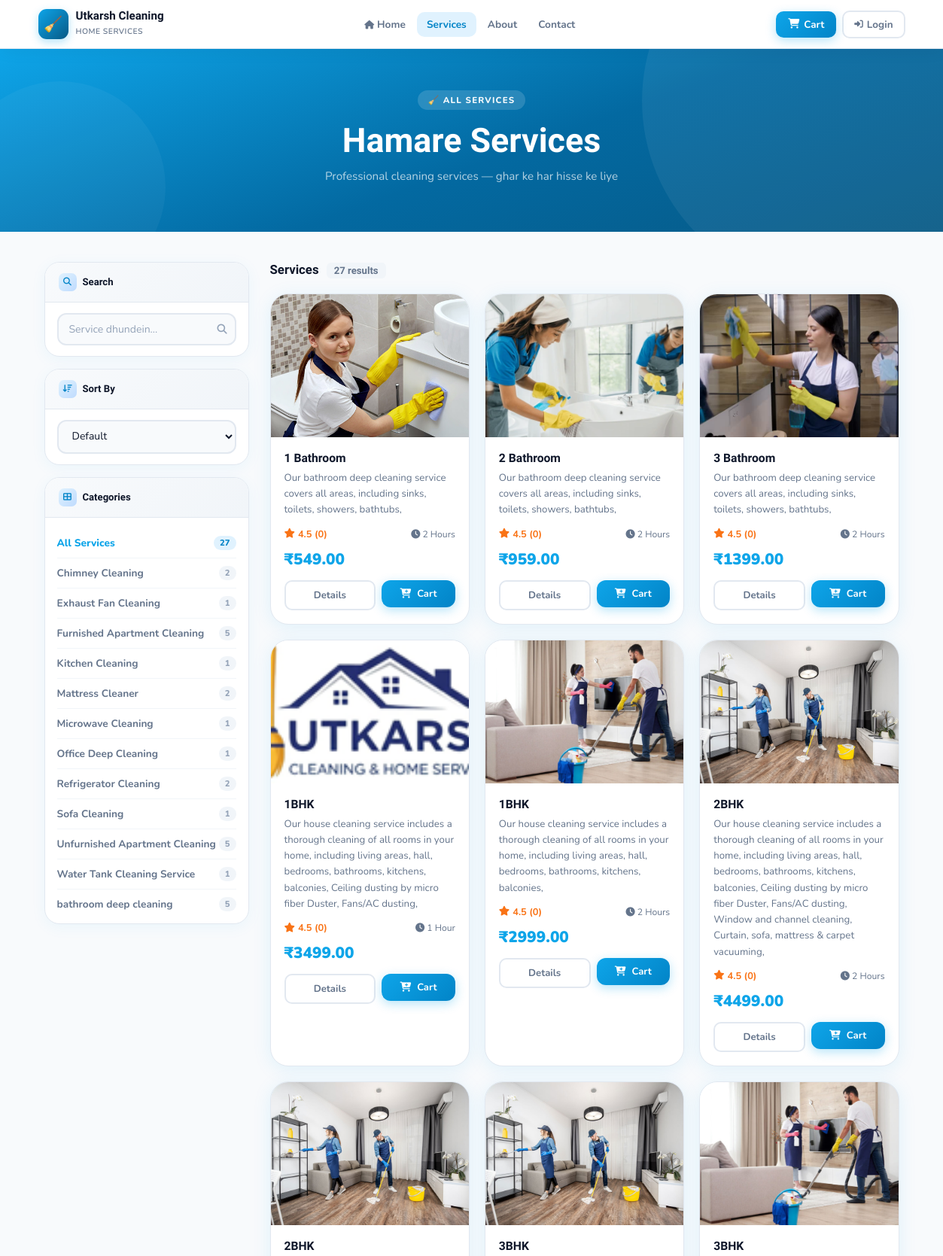
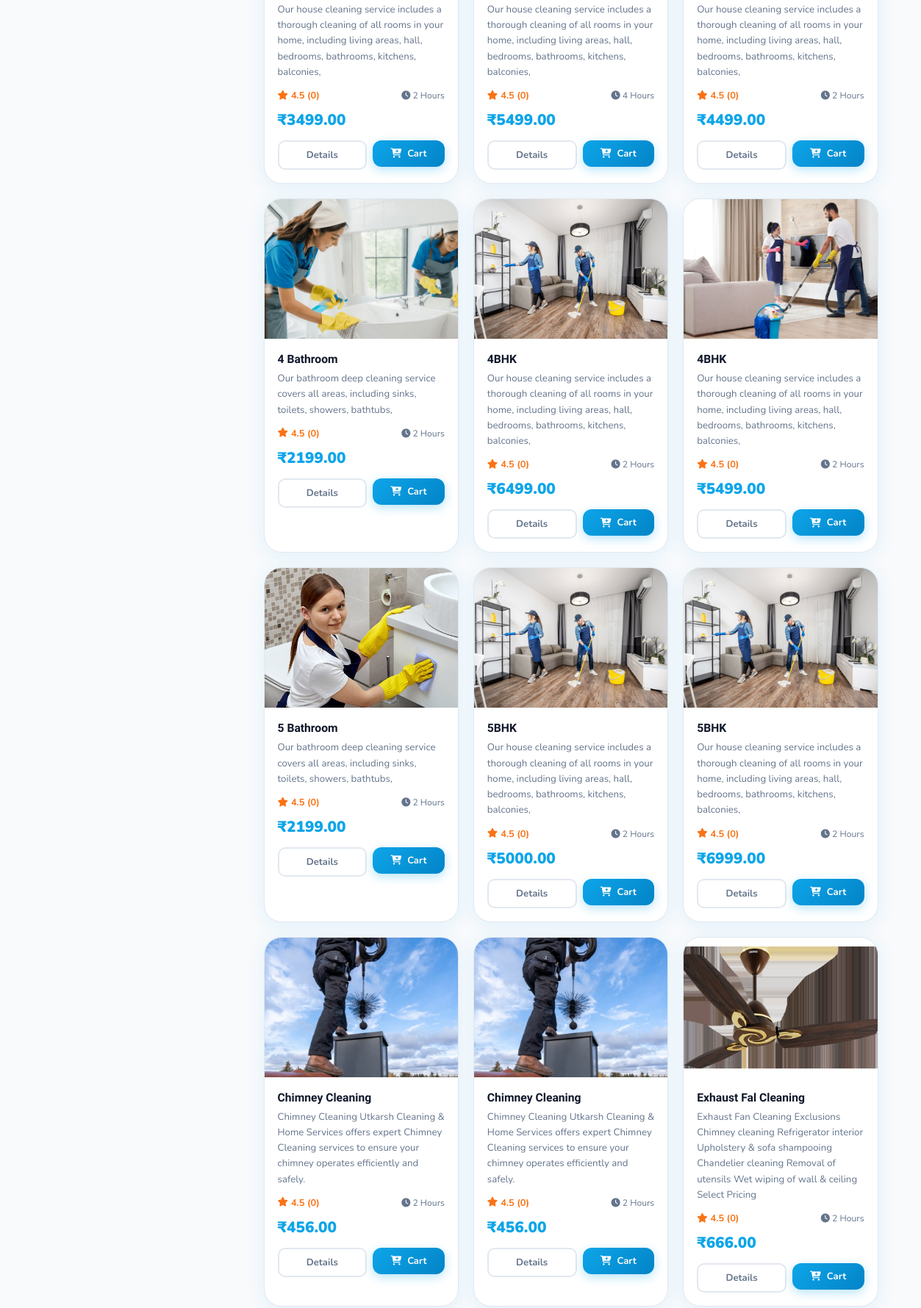
Page /services/ (upper part) on the committed database (2 pictures, top to bottom).
### cleaning_app/models.py (models this page shows, shortened)
class Category(models.Model):
    name = models.CharField(max_length=100)
    slug = models.SlugField(unique=True)
    icon = models.CharField(max_length=50, default='fas fa-broom')
    description = models.TextField(blank=True)
    image = models.ImageField(upload_to='categories/', blank=True, null=True)
    is_active = models.BooleanField(default=True)
    created_at = models.DateTimeField(auto_now_add=True)
    class Meta:
        verbose_name_plural = 'Categories'
        ordering = ['name']

class Service(models.Model):
    DURATION_CHOICES = [
        ('1', '1 Hour'),
        ('2', '2 Hours'),
        ('3', '3 Hours'),
        ('4', '4 Hours'),
        ('half_day', 'Half Day'),
        ('full_day', 'Full Day'),
    ]
    category = models.ForeignKey(Category, on_delete=models.CASCADE, related_name='services')
    name = models.CharField(max_length=200)
    slug = models.SlugField(unique=True)
    short_description = models.CharField(max_length=300)
    description = models.TextField()
    price = models.DecimalField(max_digits=10, decimal_places=2)
    discounted_price = models.DecimalField(max_digits=10, decimal_places=2, blank=True, null=True)
    duration = models.CharField(max_length=20, choices=DURATION_CHOICES, default='2')
    image = models.ImageField(upload_to='services/', blank=True, null=True)
    is_featured = models.BooleanField(default=False)
    is_active = models.BooleanField(default=True)
    rating = models.DecimalField(max_digits=3, decimal_places=1, default=4.5)
    review_count = models.IntegerField(default=0)
    includes = models.TextField(blank=True, help_text='Comma separated list of what is included')
    created_at = models.DateTimeField(auto_now_add=True)
    updated_at = models.DateTimeField(auto_now=True)
    class Meta:
        ordering = ['-is_featured', 'name']
    def get_discount_percentage(self):
        if self.discounted_price:
            discount = ((self.price - self.discounted_price) / self.price) * 100
            return int(discount)
        return 0
    def get_final_price(self):
        return self.discounted_price if self.discounted_price else self.price

### cleaning_app/views.py (the view)
# urls.py: path('services/', views.services_list, name='services'),
def services_list(request):
    services = Service.objects.filter(is_active=True)
    categories = Category.objects.filter(is_active=True)
    category_slug = request.GET.get('category')
    search_query = request.GET.get('q')
    sort_by = request.GET.get('sort', 'default')
    if category_slug:
        services = services.filter(category__slug=category_slug)
    if search_query:
        services = services.filter(
            Q(name__icontains=search_query) |
            Q(description__icontains=search_query)
        )
    if sort_by == 'price_low':
        services = services.order_by('price')
    elif sort_by == 'price_high':
        services = services.order_by('-price')
    elif sort_by == 'rating':
        services = services.order_by('-rating')
    context = {
        'services': services,
        'categories': categories,
        'selected_category': category_slug,
        'search_query': search_query,
        'sort_by': sort_by,
    }
    return render(request, 'cleaning_app/services.html', context)

### cleaning_app/context_processors.py (called while the page is built)
def cart_count(request):
    count = 0
    try:
        if request.user.is_authenticated:
            cart = Cart.objects.get(user=request.user)
        else:
            session_key = request.session.session_key
            if session_key:
                cart = Cart.objects.get(session_key=session_key)
            else:
                cart = None
        if cart:
            count = cart.get_item_count()
    except Cart.DoesNotExist:
        pass
    return {'cart_count': count}

### cleaning_app/templates/cleaning_app/services.html (shortened to what this page needs)
{% extends 'cleaning_app/base.html' %}
{% block content %}
<div class="services-hero">
  <div class="services-hero-inner">
    <div class="tag">🧹 All Services</div>
    <h1>Hamare Services</h1>
    <p>Professional cleaning services — ghar ke har hisse ke liye</p>
  </div>
</div>
<div class="services-page">
  <aside class="sidebar" id="sidebarEl">
    <div class="filter-card">
      <div class="filter-card-header">
        <div class="f-icon"><i class="fas fa-search"></i></div>
        Search
      </div>
      <div class="filter-card-body">
        <form method="get" class="search-wrap">
          <input type="text" name="q" value="{{ search_query|default:'' }}" placeholder="Service dhundein...">
          <button type="submit"><i class="fas fa-search"></i></button>
        </form>
      </div>
    </div>
    <div class="filter-card">
      <div class="filter-card-header">
        <div class="f-icon"><i class="fas fa-sort-amount-down"></i></div>
        Sort By
      </div>
      <div class="filter-card-body">
        <form method="get">
          <select name="sort" class="sort-select" onchange="this.form.submit()">
            <option value="default"    {% if sort_by == 'default'    %}selected{% endif %}>Default</option>
          </select>
        </form>
      </div>
    </div>
    <div class="filter-card">
      <div class="filter-card-header">
        <div class="f-icon"><i class="fas fa-th-large"></i></div>
        Categories
      </div>
      <div class="filter-card-body" style="padding-bottom:6px">
        <ul class="cat-list">
          <li>
            <a href="{% url 'services' %}" class="{% if not selected_category %}active{% endif %}">
              All Services
              <span class="cat-count">{{ services.count }}</span>
            </a>
          </li>
          {% for cat in categories %}
          <li>
            <a href="?category={{ cat.slug }}" class="{% if selected_category == cat.slug %}active{% endif %}">
              {{ cat.name }}
              <span class="cat-count">{{ cat.services.count }}</span>
            </a>
          </li>
          {% endfor %}
        </ul>
      </div>
    </div>
  </aside>
  <div>
    <div class="results-header">
      <h2>
        Services
        <span>{{ services.count }} results</span>
      </h2>
    </div>
    <div class="services-grid">
      {% for service in services %}
      <div class="service-card">
        <div class="service-card-img">
          {% if service.image %}
          <img src="{{ service.image.url }}" alt="{{ service.name }}">
          {% else %}
          <div class="placeholder-icon">🧹</div>
          {% endif %}
        </div>
        <div class="service-card-body">
          <h3>{{ service.name }}</h3>
          <p>{{ service.short_description }}</p>
          <div class="service-meta">
            <div class="service-rating">
              <i class="fas fa-star"></i> {{ service.rating }} ({{ service.review_count }})
            </div>
            <div class="service-duration">
              <i class="fas fa-clock"></i> {{ service.get_duration_display }}
            </div>
          </div>
          <div class="service-price">
            <span class="price-current">₹{{ service.get_final_price }}</span>
          </div>
          <div class="service-actions">
            <a href="{% url 'service_detail' service.slug %}" class="btn-outline">Details</a>
            <form method="post" action="{% url 'add_to_cart' service.id %}" style="flex:1">
              <button type="submit" class="btn-primary" style="width:100%;justify-content:center;font-size:0.82rem;padding:9px 10px;">
                <i class="fas fa-cart-plus"></i> Cart
              </button>
            </form>
          </div>
        </div>
      </div>
      {% endfor %}
    </div>
  </div>
</div>
{% endblock %}

### cleaning_app/templates/cleaning_app/base.html (style rules this page uses)
:root { --primary: #0ea5e9; --primary-dark: #0284c7; --primary-deeper: #075985; --primary-light: #e0f2fe; --secondary: #10b981; --accent: #f97316; --dark: #0f172a; --dark-2: #1e293b; --gray: #64748b; --light-gray: #f1f5f9; --border: #e2e8f0; --white: #ffffff; --light: #f8fafc; --shadow: 0 4px 24px rgba(14,165,233,0.10); --shadow-lg: 0 20px 60px rgba(15,23,42,0.12); --radius: 16px; --radius-lg: 24px; --nav-h: 64px; }
*, *::before, *::after { margin:0; padding:0; box-sizing:border-box; }
html { scroll-behavior:smooth; }
body { font-family:'Nunito',sans-serif; background:var(--light); color:var(--dark); -webkit-font-smoothing:antialiased; overflow-x:hidden; }
a { text-decoration:none; color:inherit; }
img { max-width:100%; display:block; }
.btn-outline { border:2px solid var(--border); color:var(--gray); border-radius:10px; padding:7px 14px; font-weight:700; font-size:0.84rem; transition:all 0.2s; background:transparent; cursor:pointer; font-family:'Nunito',sans-serif; white-space:nowrap; display:inline-flex; align-items:center; gap:5px; }
.btn-primary { background:linear-gradient(135deg,var(--primary),var(--primary-dark)); color:white; border:none; border-radius:12px; padding:12px 24px; font-size:0.92rem; font-weight:700; cursor:pointer; transition:all 0.2s; display:inline-flex; align-items:center; gap:8px; font-family:'Nunito',sans-serif; box-shadow:0 4px 14px rgba(14,165,233,0.3); }
.service-card { background:white; border-radius:var(--radius-lg); overflow:hidden; box-shadow:var(--shadow); transition:all 0.3s; border:1.5px solid var(--border); }
.service-card-img { height:190px; background:linear-gradient(135deg,var(--primary-light),#bfdbfe); display:flex; align-items:center; justify-content:center; position:relative; overflow:hidden; }
.service-card-img img { width:100%; height:100%; object-fit:cover; }
.service-card-body { padding:18px; }
.service-card-body h3 { font-family:'Sora',sans-serif; font-size:0.98rem; font-weight:700; margin-bottom:7px; }
.service-card-body p { color:var(--gray); font-size:0.83rem; margin-bottom:12px; line-height:1.6; }
.service-meta { display:flex; align-items:center; justify-content:space-between; margin-bottom:10px; }
.service-rating { display:flex; align-items:center; gap:4px; color:var(--accent); font-size:0.8rem; font-weight:700; }
.service-duration { color:var(--gray); font-size:0.76rem; }
.service-price { display:flex; align-items:center; gap:8px; margin-bottom:14px; flex-wrap:wrap; }
.price-current { font-size:1.3rem; font-weight:900; color:var(--primary); }
.service-actions { display:flex; gap:8px; }
.service-actions .btn-primary, .service-actions .btn-outline { flex:1; justify-content:center; font-size:0.82rem; padding:9px 10px; }

### rows in the picture
Category: name "Chimney Cleaning", services.count "2"
Category: name "Exhaust Fan Cleaning", services.count "1"
Category: name "Furnished Apartment Cleaning", services.count "5"
Category: name "Kitchen Cleaning", services.count "1"
Category: name "Mattress Cleaner", services.count "2"
Category: name "Microwave Cleaning", services.count "1"
Category: name "Office Deep Cleaning", services.count "1"
Category: name "Refrigerator Cleaning", services.count "2"
Category: name "Sofa Cleaning", services.count "1"
Category: name "Unfurnished Apartment Cleaning", services.count "5"
Category: name "Water Tank Cleaning Service", services.count "1"
Category: name "bathroom deep cleaning", services.count "5"
Service: image (picture), name "1 Bathroom", short_description "Our bathroom deep cleaning service covers all areas, including sinks, toilets, showers, bathtubs,", rating "4.5", review_count "0", duration "2 Hours", get_final_price "549.00"
Service: image (picture), name "2 Bathroom", short_description "Our bathroom deep cleaning service covers all areas, including sinks, toilets, showers, bathtubs,", rating "4.5", review_count "0", duration "2 Hours", get_final_price "959.00"
Service: image (picture), name "3 Bathroom", short_description "Our bathroom deep cleaning service covers all areas, including sinks, toilets, showers, bathtubs,", rating "4.5", review_count "0", duration "2 Hours", get_final_price "1399.00"
Service: image (picture), name "1BHK", short_description "Our house cleaning service includes a thorough cleaning of all rooms in your home, including living areas, hall, bedrooms, bathrooms, kitchens, balconies, Ceiling dusting by micro fiber Duster, Fans/AC dusting,", rating "4.5", review_count "0", duration "1 Hour", get_final_price "3499.00"
Service: image (picture), name "1BHK", short_description "Our house cleaning service includes a thorough cleaning of all rooms in your home, including living areas, hall, bedrooms, bathrooms, kitchens, balconies,", rating "4.5", review_count "0", duration "2 Hours", get_final_price "2999.00"
Service: image (picture), name "2BHK", short_description "Our house cleaning service includes a thorough cleaning of all rooms in your home, including living areas, hall, bedrooms, bathrooms, kitchens, balconies, Ceiling dusting by micro fiber Duster, Fans/AC dusting, Window and channel cleaning, Curtain, sofa, mattress & carpet vacuuming,", rating "4.5", review_count "0", duration "2 Hours", get_final_price "4499.00"
Service: image (picture), name "2BHK", short_description "Our house cleaning service includes a thorough cleaning of all rooms in your home, including living areas, hall, bedrooms, bathrooms, kitchens, balconies,", rating "4.5", review_count "0", duration "2 Hours", get_final_price "3499.00"
Service: image (picture), name "3BHK", short_description "Our house cleaning service includes a thorough cleaning of all rooms in your home, including living areas, hall, bedrooms, bathrooms, kitchens, balconies,", rating "4.5", review_count "0", duration "4 Hours", get_final_price "5499.00"
Service: image (picture), name "3BHK", short_description "Our house cleaning service includes a thorough cleaning of all rooms in your home, including living areas, hall, bedrooms, bathrooms, kitchens, balconies,", rating "4.5", review_count "0", duration "2 Hours", get_final_price "4499.00"
Service: image (picture), name "4 Bathroom", short_description "Our bathroom deep cleaning service covers all areas, including sinks, toilets, showers, bathtubs,", rating "4.5", review_count "0", duration "2 Hours", get_final_price "2199.00"
Service: image (picture), name "4BHK", short_description "Our house cleaning service includes a thorough cleaning of all rooms in your home, including living areas, hall, bedrooms, bathrooms, kitchens, balconies,", rating "4.5", review_count "0", duration "2 Hours", get_final_price "6499.00"
Service: image (picture), name "4BHK", short_description "Our house cleaning service includes a thorough cleaning of all rooms in your home, including living areas, hall, bedrooms, bathrooms, kitchens, balconies,", rating "4.5", review_count "0", duration "2 Hours", get_final_price "5499.00"
Service: image (picture), name "5 Bathroom", short_description "Our bathroom deep cleaning service covers all areas, including sinks, toilets, showers, bathtubs,", rating "4.5", review_count "0", duration "2 Hours", get_final_price "2199.00"
Service: image (picture), name "5BHK", short_description "Our house cleaning service includes a thorough cleaning of all rooms in your home, including living areas, hall, bedrooms, bathrooms, kitchens, balconies,", rating "4.5", review_count "0", duration "2 Hours", get_final_price "5000.00"
Service: image (picture), name "5BHK", short_description "Our house cleaning service includes a thorough cleaning of all rooms in your home, including living areas, hall, bedrooms, bathrooms, kitchens, balconies,", rating "4.5", review_count "0", duration "2 Hours", get_final_price "6999.00"
Service: image (picture), name "Chimney Cleaning", short_description "Chimney Cleaning Utkarsh Cleaning & Home Services offers expert Chimney Cleaning services to ensure your chimney operates efficiently and safely.", rating "4.5", review_count "0", duration "2 Hours", get_final_price "456.00"
Service: image (picture), name "Chimney Cleaning", short_description "Chimney Cleaning Utkarsh Cleaning & Home Services offers expert Chimney Cleaning services to ensure your chimney operates efficiently and safely.", rating "4.5", review_count "0", duration "2 Hours", get_final_price "456.00"
Service: image (picture), name "Exhaust Fal Cleaning", short_description "Exhaust Fan Cleaning Exclusions Chimney cleaning Refrigerator interior Upholstery & sofa shampooing Chandelier cleaning Removal of utensils Wet wiping of wall & ceiling Select Pricing", rating "4.5", review_count "0", duration "2 Hours", get_final_price "666.00"

### other values in the picture
{{ services.count }} "27"
